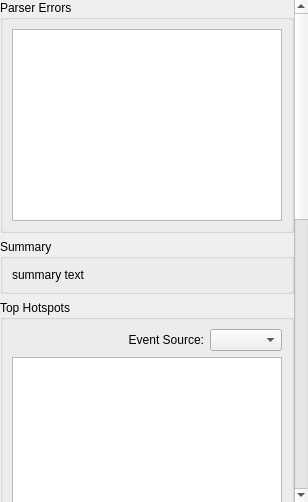
<?xml version="1.0" encoding="UTF-8"?>
<ui version="4.0">
 <class>ResultsSummaryPage</class>
 <widget class="QWidget" name="ResultsSummaryPage">
  <property name="geometry">
   <rect>
    <x>0</x>
    <y>0</y>
    <width>308</width>
    <height>502</height>
   </rect>
  </property>
  <property name="toolTip">
   <string>Summary of the profile data analysis.</string>
  </property>
  <layout class="QVBoxLayout" name="verticalLayout_6">
   <property name="leftMargin">
    <number>0</number>
   </property>
   <property name="topMargin">
    <number>0</number>
   </property>
   <property name="rightMargin">
    <number>0</number>
   </property>
   <property name="bottomMargin">
    <number>0</number>
   </property>
   <item>
    <widget class="QScrollArea" name="summaryScrollArea">
     <property name="frameShape">
      <enum>QFrame::NoFrame</enum>
     </property>
     <property name="widgetResizable">
      <bool>true</bool>
     </property>
     <widget class="QWidget" name="summaryScrollAreaWidgetContents">
      <property name="geometry">
       <rect>
        <x>0</x>
        <y>-420</y>
        <width>287</width>
        <height>1200</height>
       </rect>
      </property>
      <layout class="QVBoxLayout" name="verticalLayout_11">
       <property name="leftMargin">
        <number>0</number>
       </property>
       <property name="topMargin">
        <number>0</number>
       </property>
       <property name="rightMargin">
        <number>0</number>
       </property>
       <property name="bottomMargin">
        <number>0</number>
       </property>
       <item>
        <widget class="QGroupBox" name="parserErrorsBox">
         <property name="toolTip">
          <string>Errors occurred parsing the data input. You may need to change the search paths to resolve errors for missing ELF files.</string>
         </property>
         <property name="title">
          <string>Parser Errors</string>
         </property>
         <layout class="QVBoxLayout" name="verticalLayout_12">
          <item>
           <widget class="QTreeView" name="parserErrorsView">
            <property name="rootIsDecorated">
             <bool>false</bool>
            </property>
            <property name="uniformRowHeights">
             <bool>true</bool>
            </property>
            <property name="headerHidden">
             <bool>true</bool>
            </property>
           </widget>
          </item>
         </layout>
        </widget>
       </item>
       <item>
        <widget class="QGroupBox" name="summaryGroupBox">
         <property name="title">
          <string>Summary</string>
         </property>
         <layout class="QVBoxLayout" name="summaryBoxLayout">
          <item>
           <widget class="QLabel" name="summaryLabel">
            <property name="toolTip">
             <string notr="true"/>
            </property>
            <property name="statusTip">
             <string notr="true"/>
            </property>
            <property name="whatsThis">
             <string notr="true"/>
            </property>
            <property name="accessibleName">
             <string notr="true"/>
            </property>
            <property name="accessibleDescription">
             <string notr="true"/>
            </property>
            <property name="text">
             <string notr="true">summary text</string>
            </property>
            <property name="wordWrap">
             <bool>true</bool>
            </property>
            <property name="textInteractionFlags">
             <set>Qt::LinksAccessibleByMouse|Qt::TextSelectableByMouse</set>
            </property>
           </widget>
          </item>
         </layout>
        </widget>
       </item>
       <item>
        <widget class="QGroupBox" name="groupBox_2">
         <property name="toolTip">
          <string>The hotspots found in the profile, i.e. the code that contributed the most samples.</string>
         </property>
         <property name="title">
          <string>Top Hotspots</string>
         </property>
         <layout class="QVBoxLayout" name="verticalLayout_3">
          <item>
           <widget class="QWidget" name="widget" native="true">
            <layout class="QHBoxLayout" name="horizontalLayout">
             <property name="leftMargin">
              <number>0</number>
             </property>
             <property name="topMargin">
              <number>0</number>
             </property>
             <property name="rightMargin">
              <number>0</number>
             </property>
             <property name="bottomMargin">
              <number>0</number>
             </property>
             <item>
              <spacer name="horizontalSpacer">
               <property name="orientation">
                <enum>Qt::Horizontal</enum>
               </property>
               <property name="sizeHint" stdset="0">
                <size>
                 <width>40</width>
                 <height>20</height>
                </size>
               </property>
              </spacer>
             </item>
             <item>
              <widget class="QLabel" name="eventSourceLabel">
               <property name="text">
                <string>Event Source:</string>
               </property>
               <property name="alignment">
                <set>Qt::AlignRight|Qt::AlignTrailing|Qt::AlignVCenter</set>
               </property>
              </widget>
             </item>
             <item>
              <widget class="QComboBox" name="eventSourceComboBox"/>
             </item>
            </layout>
           </widget>
          </item>
          <item>
           <widget class="QTreeView" name="topHotspotsTableView">
            <property name="minimumSize">
             <size>
              <width>1</width>
              <height>150</height>
             </size>
            </property>
            <property name="alternatingRowColors">
             <bool>true</bool>
            </property>
            <property name="rootIsDecorated">
             <bool>false</bool>
            </property>
            <property name="uniformRowHeights">
             <bool>true</bool>
            </property>
           </widget>
          </item>
         </layout>
        </widget>
       </item>
       <item>
        <widget class="QGroupBox" name="groupBox">
         <property name="title">
          <string>Top Hotspots per File</string>
         </property>
         <layout class="QVBoxLayout" name="verticalLayout_2">
          <item>
           <widget class="QWidget" name="widget_2" native="true">
            <layout class="QHBoxLayout" name="horizontalLayout_3">
             <property name="leftMargin">
              <number>0</number>
             </property>
             <property name="topMargin">
              <number>0</number>
             </property>
             <property name="rightMargin">
              <number>0</number>
             </property>
             <property name="bottomMargin">
              <number>0</number>
             </property>
             <item>
              <spacer name="horizontalSpacer_2">
               <property name="orientation">
                <enum>Qt::Horizontal</enum>
               </property>
               <property name="sizeHint" stdset="0">
                <size>
                 <width>40</width>
                 <height>20</height>
                </size>
               </property>
              </spacer>
             </item>
             <item>
              <widget class="QLabel" name="label">
               <property name="text">
                <string>Event Source:</string>
               </property>
              </widget>
             </item>
             <item>
              <widget class="QComboBox" name="eventSourceComboBox_2"/>
             </item>
            </layout>
           </widget>
          </item>
          <item>
           <widget class="QTreeView" name="topLibraryTreeView">
            <property name="rootIsDecorated">
             <bool>false</bool>
            </property>
            <property name="uniformRowHeights">
             <bool>true</bool>
            </property>
           </widget>
          </item>
         </layout>
        </widget>
       </item>
       <item>
        <widget class="QGroupBox" name="diffGroupBox">
         <property name="enabled">
          <bool>true</bool>
         </property>
         <property name="title">
          <string>Top Differences</string>
         </property>
         <layout class="QVBoxLayout" name="verticalLayout_4">
          <item>
           <widget class="QWidget" name="widget_3" native="true">
            <layout class="QHBoxLayout" name="horizontalLayout_4">
             <property name="leftMargin">
              <number>0</number>
             </property>
             <property name="topMargin">
              <number>0</number>
             </property>
             <property name="rightMargin">
              <number>0</number>
             </property>
             <property name="bottomMargin">
              <number>0</number>
             </property>
             <item>
              <spacer name="horizontalSpacer_3">
               <property name="orientation">
                <enum>Qt::Horizontal</enum>
               </property>
               <property name="sizeHint" stdset="0">
                <size>
                 <width>40</width>
                 <height>20</height>
                </size>
               </property>
              </spacer>
             </item>
             <item>
              <widget class="QLabel" name="label_2">
               <property name="text">
                <string>Event Source:</string>
               </property>
              </widget>
             </item>
             <item>
              <widget class="QComboBox" name="diffEventSource"/>
             </item>
            </layout>
           </widget>
          </item>
          <item>
           <widget class="QTreeView" name="topDiffTreeView"/>
          </item>
         </layout>
        </widget>
       </item>
       <item>
        <widget class="QGroupBox" name="systemInfoGroupBox">
         <property name="title">
          <string>System Information</string>
         </property>
         <layout class="QFormLayout" name="formLayout">
          <item row="0" column="0">
           <widget class="QLabel" name="systemInfoLabel">
            <property name="toolTip">
             <string notr="true"/>
            </property>
            <property name="statusTip">
             <string notr="true"/>
            </property>
            <property name="whatsThis">
             <string notr="true"/>
            </property>
            <property name="accessibleName">
             <string notr="true"/>
            </property>
            <property name="accessibleDescription">
             <string notr="true"/>
            </property>
            <property name="text">
             <string notr="true">system info</string>
            </property>
            <property name="textInteractionFlags">
             <set>Qt::LinksAccessibleByMouse|Qt::TextSelectableByMouse</set>
            </property>
           </widget>
          </item>
         </layout>
        </widget>
       </item>
      </layout>
     </widget>
    </widget>
   </item>
  </layout>
 </widget>
 <resources/>
 <connections/>
</ui>
